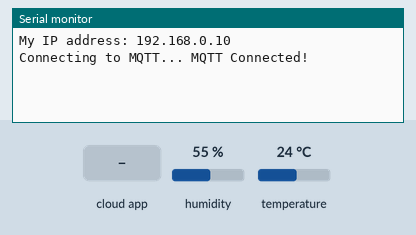
The sketch below on a simulated Arduino Uno, built with avr-gcc and run on an emulated ATmega328P. Parts: the last lines printed to the serial monitor. Wiring (inferred from the names in the program): HTU21/Si7021 sensor at I2C address 0x40. The test bench sets the inputs (shaded band); at power-on: humidity 55 %, temperature 24 °C. No MQTT or app messages arrive unless stated.

Above: at 4.7 s.
4.8 s: the phone or cloud app sets onoff to 0
At 5.6 s:
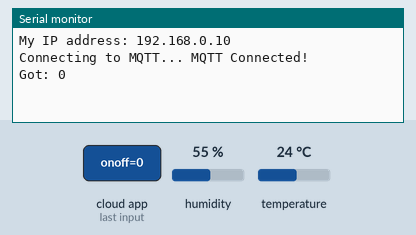
7.3 s: the phone or cloud app sets onoff to 1
At 8.1 s:
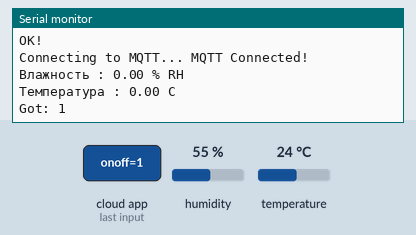
15.6 s: humidity set to 22 %
At 17.4 s:
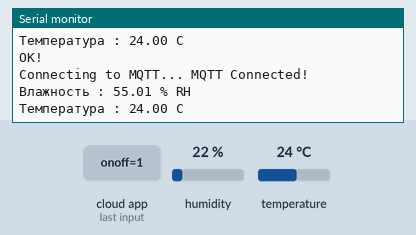
23.9 s: the phone or cloud app sets onoff to 0
At 24.7 s:
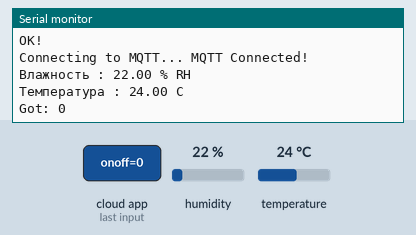
32.2 s: temperature set to 12 °C
At 33.8 s:
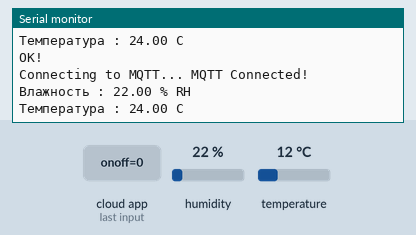
40.5 s: the phone or cloud app sets onoff to 1
At 41.1 s:
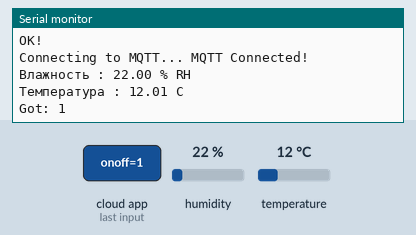
Timing chart, 0 to 43.5 s (numbered marks = the images above; inputs shaded):
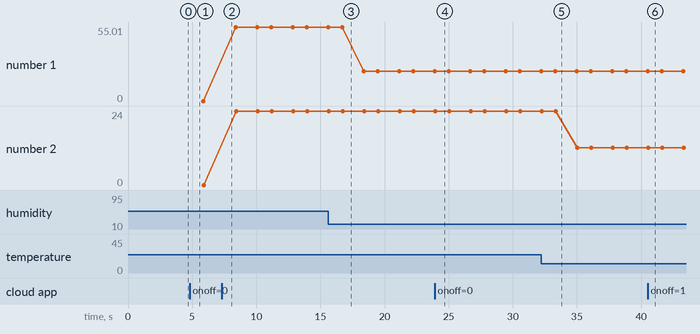

Measured:
- after the input at 4.8 s, the serial monitor: prints a new line at once (image 1)
- after the input at 7.3 s, the serial monitor: prints a new line at once (image 2)
- after the input at 23.9 s, the serial monitor: prints a new line after 0.08 s (image 4)
- after the input at 40.5 s, the serial monitor: prints a new line after 0.08 s (image 6)
- plotted number 1: 55.01 → 22 after the input at 15.6 s
- plotted number 2: 24 → 12.01 after the input at 32.2 s

The sketch:

SI7021_v0.ino
```cpp
#include <UIPEthernet.h>
#include <SPI.h>
#include "Adafruit_MQTT.h"
#include "Adafruit_MQTT_Client.h"
#include <MsTimer2.h>
#include <Wire.h>


// SI7021 I2C address is 0x40(64)
#define si7021Addr 0x40
#define TIMEDISPLAY 500 //800 мс период передачи по UART
#define TIMESI7021 1000 // 500 мс период опроса датчика температуры и влажности
#define TIMEPAUSE 150 // 500 мс время паузы между запросами по I2C
#define TIMEMQTT 300

#define AIO_SERVER      "m20.cloudmqtt.com"
#define AIO_SERVERPORT  16260
#define AIO_USERNAME    "kwkfqpfg"
#define AIO_KEY         "3pksm7d6Gp_i"


byte mac[] = {0xAE, 0xB2, 0x26, 0xE4, 0x4A, 0x5C}; // MAC-адрес
byte ip[] = {192, 168, 0, 10};  // IP-адрес клиента
byte myDns[] = {192, 168, 0, 1};  // адрес DNS-сервера
byte gateway[] = {192, 168, 0, 1};  // адрес сетевого шлюза
byte subnet[] = {255, 255, 255, 0};  // маска подсети
EthernetClient client;  // создаем клиента

Adafruit_MQTT_Client mqtt(&client, AIO_SERVER, AIO_SERVERPORT, AIO_USERNAME, AIO_KEY);
// Setup a feed called 'photocell' for publishing.
// Notice MQTT paths for AIO follow the form: <username>/feeds/<feedname>
Adafruit_MQTT_Publish tempPublish = Adafruit_MQTT_Publish(&mqtt, AIO_USERNAME "/feeds/temperature");
//Adafruit_MQTT_Publish humPublish = Adafruit_MQTT_Publish(&mqtt, AIO_USERNAME "/feeds/humidity");
// Setup a feed called 'onoff' for subscribing to changes.
Adafruit_MQTT_Subscribe onoffbutton = Adafruit_MQTT_Subscribe(&mqtt, AIO_USERNAME "/feeds/onoff");

//признаки срабатывания таймеров
volatile unsigned int timeDisplay;
volatile unsigned int timeSI7021;
volatile unsigned int timePause;
volatile unsigned int timeMQTT;

float humidity = 0.0;
float temp = 0.0;


void cycleFunc() {
  //таймера
  timeDisplay++;
  timeSI7021++;
  timePause++;
  timeMQTT++;
}
// функция передачи по UART
void funcDisplay() {

  // Output data to serial monitor
  Serial.print(F("Влажность : "));
  Serial.print(humidity);
  Serial.println(F(" % RH"));
  Serial.print(F("Температура : "));
  Serial.print(temp);
  Serial.println(F(" C"));


}
//функция опроса датчика
void funcSI7021() {
  unsigned int data[2]; //массив для данных от датчика
  Wire.beginTransmission(si7021Addr);
  //Send humidity measurement command
  Wire.write(0xF5);
  Wire.endTransmission();
  timePause = 0;
  while (timePause < TIMEPAUSE) {}


  // Request 2 bytes of data
  Wire.requestFrom(si7021Addr, 2);
  // Read 2 bytes of data to get humidity
  if (Wire.available() == 2)
  {
    data[0] = Wire.read();
    data[1] = Wire.read();
  }

  // Convert the data
  humidity  = ((data[0] * 256.0) + data[1]);
  humidity = ((125 * humidity) / 65536.0) - 6;

  Wire.beginTransmission(si7021Addr);
  // Send temperature measurement command
  Wire.write(0xF3);
  Wire.endTransmission();
  timePause = 0;
  while (timePause < TIMEPAUSE) {}

  // Request 2 bytes of data
  Wire.requestFrom(si7021Addr, 2);

  // Read 2 bytes of data for temperature
  if (Wire.available() == 2)
  {
    data[0] = Wire.read();
    data[1] = Wire.read();
  }
  //
  //  // Convert the data
  temp  = ((data[0] * 256.0) + data[1]);
  temp = ((175.72 * temp) / 65536.0) - 46.85;


}


// Function to connect and reconnect as necessary to the MQTT server.
// Should be called in the loop function and it will take care if connecting.
void funcMQTT() {

  int8_t ret;


  if (mqtt.connected()) {
    // this is our 'wait for incoming subscription packets' busy subloop
    Adafruit_MQTT_Subscribe *subscription;
    while ((subscription = mqtt.readSubscription(1000))) {
    if (subscription == &onoffbutton) {
       Serial.print(F("Got: "));
       Serial.println((char *)onoffbutton.lastread);
     }
     }

    // Now we can publish stuff!

    if (! tempPublish.publish(temp)) {
      Serial.println(F("Failed"));
    } else {
      Serial.println(F("OK!"));
    }

    // ping the server to keep the mqtt connection alive
    if (! mqtt.ping()) {
      mqtt.disconnect();
    }
  }

  Serial.print("Connecting to MQTT... ");

  while ((ret = mqtt.connect()) != 0) { // connect will return 0 for connected
    Serial.println(mqtt.connectErrorString(ret));
    Serial.println("Retrying MQTT connection in 5 seconds...");
    mqtt.disconnect();
    delay(1000);  // wait 5 seconds
  }
  Serial.println("MQTT Connected!");

}

void setup()
{
  Wire.begin();
  Serial.begin(9600);
  Wire.beginTransmission(si7021Addr);
  Wire.endTransmission();
  delay(500);
  Ethernet.begin(mac, ip);  // инициализация контроллера
  delay(1000);
  Serial.print("My IP address: ");
  Serial.println(Ethernet.localIP());
  delay(2000);
  mqtt.subscribe(&onoffbutton);
  funcMQTT();
  MsTimer2::set(2, cycleFunc); // 2ms period
  MsTimer2::start();

}

void loop()
{
  if (timeDisplay > TIMEDISPLAY) {
    timeDisplay = 0;
    funcDisplay();
  }
  if (timeSI7021 > TIMESI7021) {
    timeSI7021 = 0;
    funcSI7021();
  }
  if (timeMQTT > TIMEMQTT) {
    timeMQTT = 0;
    funcMQTT();
  }
}
```
